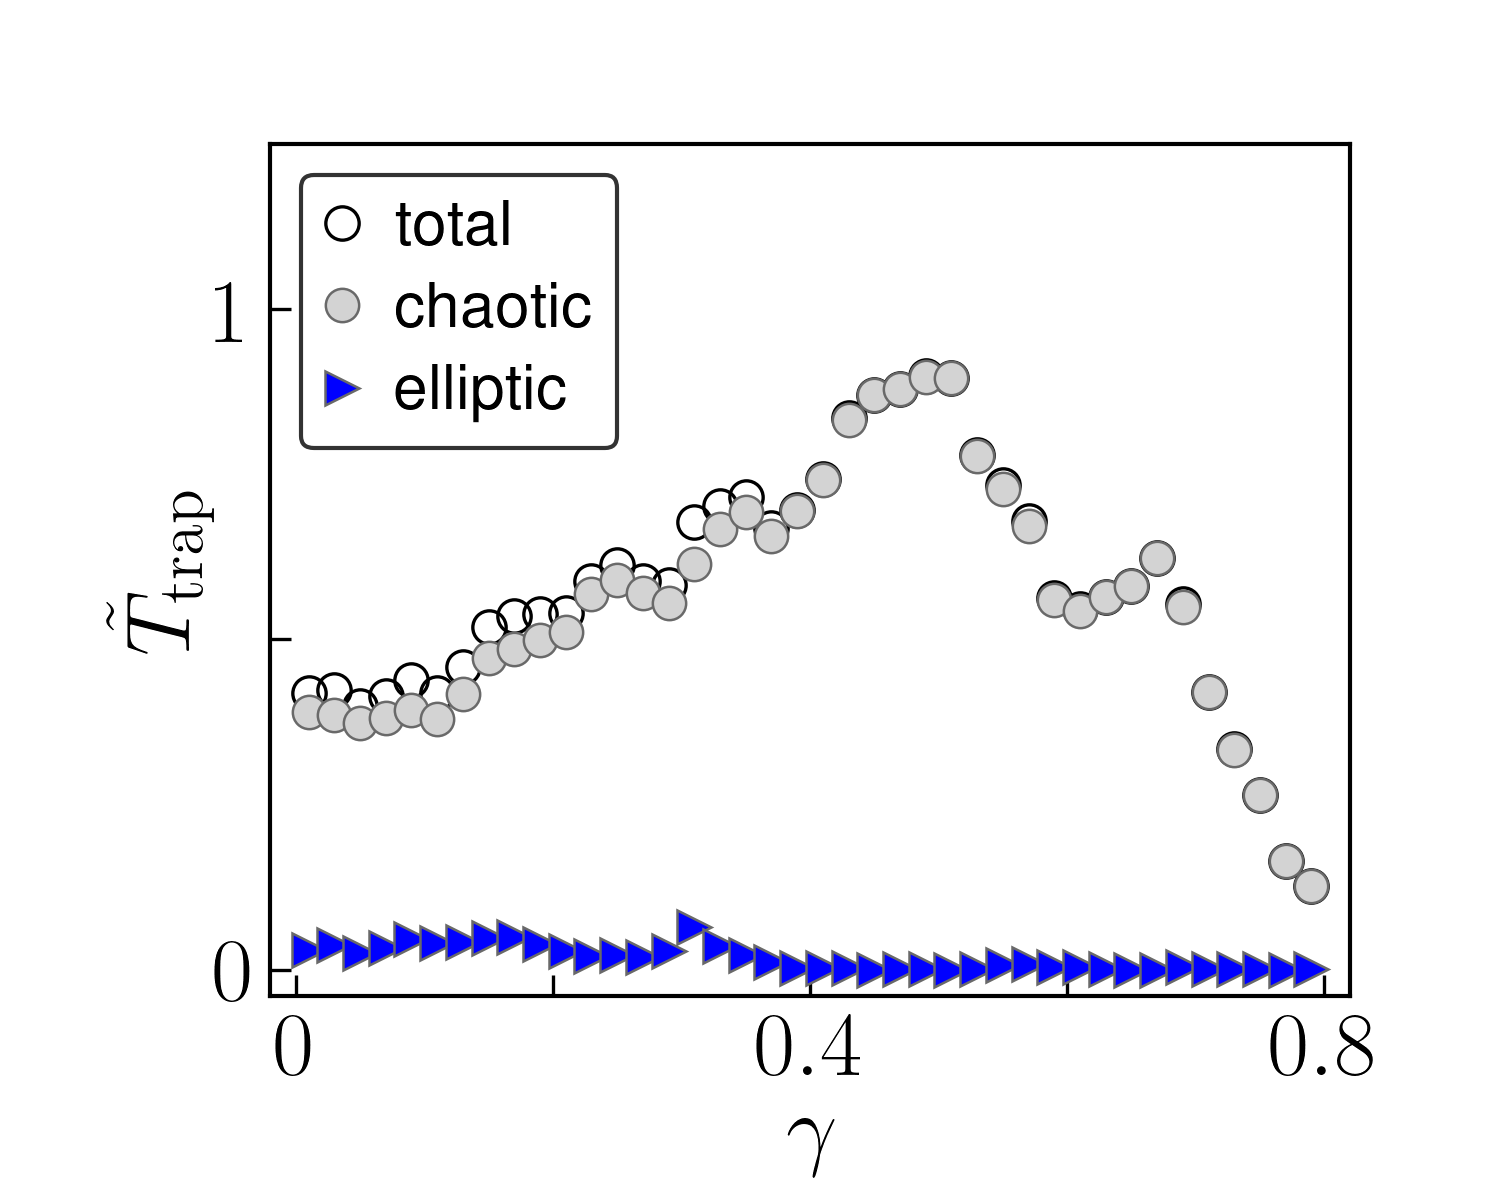

Generate this figure with Python:
# Plot script for figure 3a (island contribution panel).

import matplotlib.pyplot as plt
import sys
from pathlib import Path

ROOT = Path(__file__).resolve().parents[1]
sys.path.insert(0, str(ROOT))
from paperfig import *


def fig3a_island_contri():
    setup_style(fontsize=22, font="Helvetica", usetex="auto",
                axes_lw=1.0, lines_lw=0.1, tick_size=5.0)

    # ----------------------------
    # Settings 
    # ----------------------------
    ms = 8
    mew = 0.8
    legend_fontsize = 16
    per_data = 2

    A = 0.12
    omega = np.pi
    T = 300
    circle_num = 10

    data_path = ROOT / "figure3" / "data_fig3a"
    fn = f"island_contri_A_{A:.2f}_omega_{omega:.2f}_T_{T:.0f}_circle_{circle_num}.txt"
    dat = np.loadtxt(data_path / fn, delimiter=",", skiprows=1)

    gamma = dat[:, 0]
    total = dat[:, 1]
    chaotic = dat[:, 2]
    elliptic = dat[:, 3]

    fig, ax = plt.subplots(figsize=(5.0, 4.0))

    # total
    ax.plot(
        gamma[::per_data], total[::per_data],
        color="k", label="total",
        marker="o", markersize=ms,
        mec="k", mfc="none", mew=mew,
        ls="none",
    )

    markers_local = ["o", ">", "^"]
    colors_local = ["Lightgrey", "Blue", "Red"]
    labels = ["chaotic", "elliptic"]

    ax.plot(
        gamma[::per_data], chaotic[::per_data],
        label=labels[0],
        color=colors_local[0],
        marker=markers_local[0],
        markersize=ms,
        mew=0.6,
        ls="none",
        mec="dimgrey",
        mfc=colors_local[0],
        alpha=1,
    )

    ax.plot(
        gamma[::per_data], elliptic[::per_data],
        label=labels[1],
        color=colors_local[1],
        marker=markers_local[1],
        markersize=ms,
        mew=0.6,
        ls="none",
        mec="dimgrey",
        mfc=colors_local[1],
        alpha=1,
    )

    ax.set_xlim([-0.02, 0.82])
    ax.set_ylim([-0.04, 1.25])
    ax.set_xticks([0, 0.2, 0.4, 0.6, 0.8])
    ax.set_yticks([0, 0.5, 1])
    ax.set_xticklabels([r"$0$", "", r"$0.4$", "", r"$0.8$"])
    ax.set_yticklabels([r"$0$", "", r"$1$"])

    ax.set_ylabel(r"$\tilde{T}_{\mathrm{trap}}$", labelpad=0)
    ax.set_xlabel(r"$\gamma$", labelpad=0)
    ax.minorticks_off()

    ax.legend(
        ncol=1,
        loc="upper left",
        columnspacing=1,
        fontsize=legend_fontsize - 1,
        handletextpad=0.6,
        edgecolor="k",
        labelspacing=0.4,
        handlelength=0.5,
    )

    fig.subplots_adjust(left=0.18, bottom=0.17)
    if save_bool:
        save_path = ROOT / "figure3" / "fig3a.png"
        plt.savefig(save_path, dpi=300)
    else:
        plt.show()


if __name__ == "__main__":
    save_bool = False
    fig3a_island_contri()